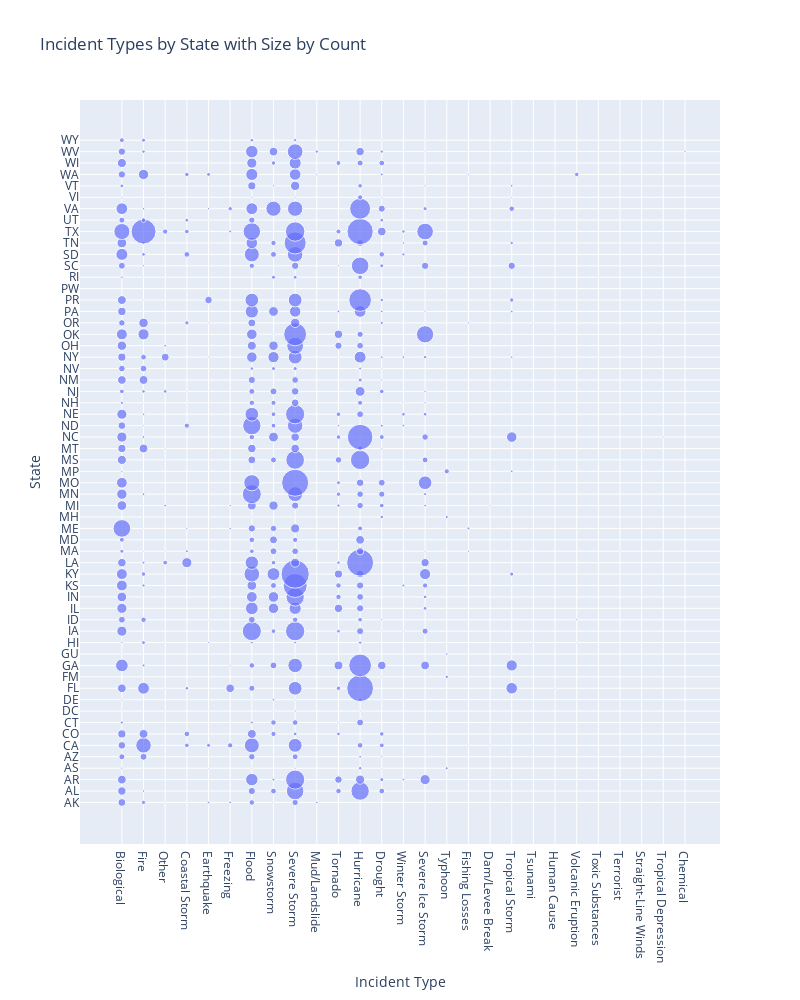

The cell this chart's notebook holds for it:
### Code cell
fig = px.scatter(df.groupby(
        ['incidentType', 'state']).size(       
    ).reset_index(
        name='count').sort_values(by='state'),
                 x = 'incidentType',
                 y = 'state',
                 size = 'count',
                 title = 'Incident Types by State with Size by Count',
                 labels = {'incidentType' : 'Incident Type',
                           'state' : 'State'},
    )

fig.update_yaxes(
    categoryorder = 'array',
    categoryarray = all_states,
    tickmode = 'linear',
    dtick = 1
)

fig.update_layout(
    height = 1000,
    width = 800,
)

fig.show()

### Figure 1 — Plotly figure (JSON) as saved in the notebook; plotly's stock layout.template omitted (floating-point values rounded to 4 significant figures; data arrays with more than 128 entries replaced by an {"elided": "..."} marker saying what was removed)
{"data": [{"hovertemplate": "Incident Type=%{x}<br>State=%{y}<br>count=%{marker.size}<extra></extra>", "legendgroup": "", "marker": {"color": "#636efa", "size": {"elided": "526 int values"}, "sizemode": "area", "sizeref": 3.987, "symbol": "circle"}, "mode": "markers", "name": "", "orientation": "v", "showlegend": false, "type": "scatter", "x": {"elided": "526 str values"}, "xaxis": "x", "y": {"elided": "526 str values"}, "yaxis": "y"}], "layout": {"height": 1000, "legend": {"itemsizing": "constant", "tracegroupgap": 0}, "title": {"text": "Incident Types by State with Size by Count"}, "width": 800, "xaxis": {"anchor": "y", "domain": [0, 1], "title": {"text": "Incident Type"}}, "yaxis": {"anchor": "x", "categoryarray": ["AK", "AL", "AR", "AS", "AZ", "CA", "CO", "CT", "DC", "DE", "FL", "FM", "GA", "GU", "HI", "IA", "ID", "IL", "IN", "KS", "KY", "LA", "MA", "MD", "ME", "MH", "MI", "MN", "MO", "MP", "MS", "MT", "NC", "ND", "NE", "NH", "NJ", "NM", "NV", "NY", "OH", "OK", "OR", "PA", "PR", "PW", "RI", "SC", "SD", "TN", "TX", "UT", "VA", "VI", "VT", "WA", "WI", "WV", "WY"], "categoryorder": "array", "domain": [0, 1], "dtick": 1, "tickmode": "linear", "title": {"text": "State"}}}}
